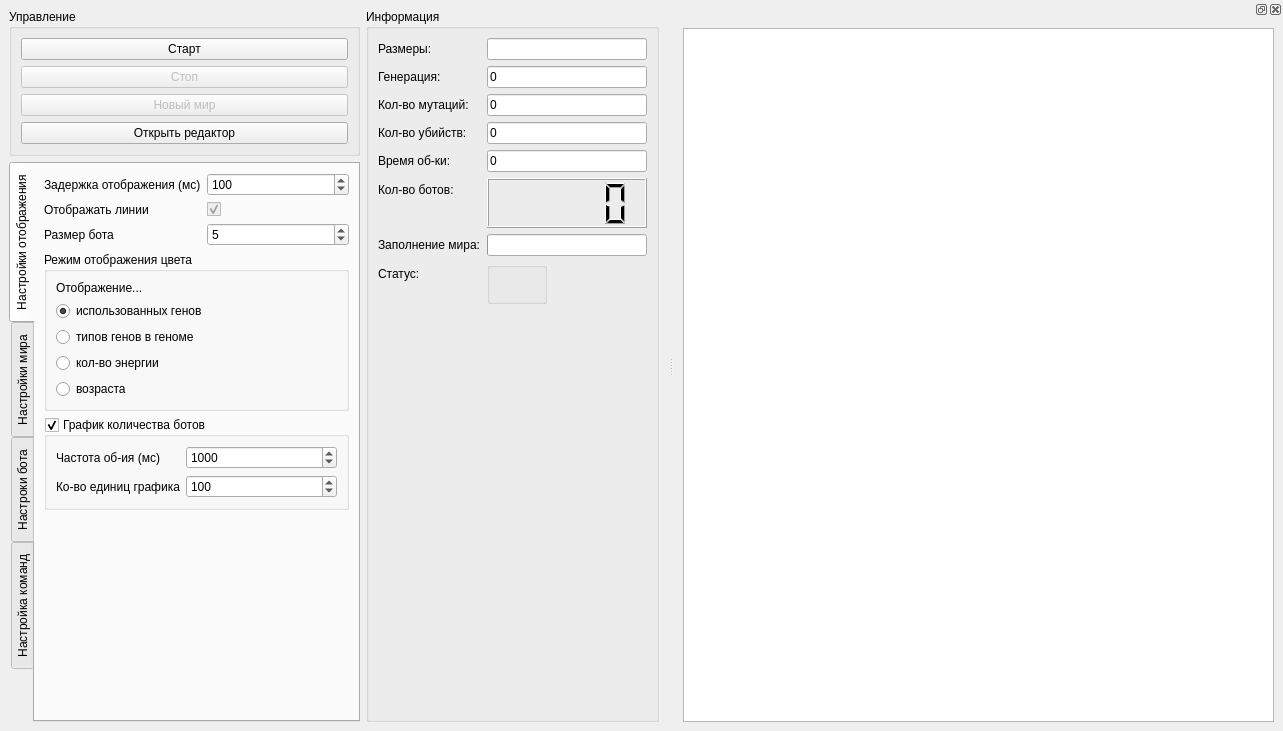
<?xml version="1.0" encoding="UTF-8"?>
<ui version="4.0">
 <class>MainWindow</class>
 <widget class="QMainWindow" name="MainWindow">
  <property name="geometry">
   <rect>
    <x>0</x>
    <y>0</y>
    <width>1283</width>
    <height>731</height>
   </rect>
  </property>
  <property name="sizePolicy">
   <sizepolicy hsizetype="Preferred" vsizetype="Preferred">
    <horstretch>0</horstretch>
    <verstretch>0</verstretch>
   </sizepolicy>
  </property>
  <property name="contextMenuPolicy">
   <enum>Qt::DefaultContextMenu</enum>
  </property>
  <property name="windowTitle">
   <string>Генетический мир</string>
  </property>
  <property name="whatsThis">
   <string/>
  </property>
  <widget class="QWidget" name="centralwidget">
   <property name="sizePolicy">
    <sizepolicy hsizetype="Maximum" vsizetype="Preferred">
     <horstretch>0</horstretch>
     <verstretch>0</verstretch>
    </sizepolicy>
   </property>
   <layout class="QGridLayout" name="gridLayout_2">
    <item row="0" column="0">
     <widget class="QGroupBox" name="groupBox">
      <property name="sizePolicy">
       <sizepolicy hsizetype="Preferred" vsizetype="Maximum">
        <horstretch>0</horstretch>
        <verstretch>0</verstretch>
       </sizepolicy>
      </property>
      <property name="maximumSize">
       <size>
        <width>16777215</width>
        <height>16777215</height>
       </size>
      </property>
      <property name="title">
       <string>Управление</string>
      </property>
      <layout class="QVBoxLayout" name="verticalLayout">
       <item>
        <widget class="QPushButton" name="startButton">
         <property name="text">
          <string>Старт</string>
         </property>
        </widget>
       </item>
       <item>
        <widget class="QPushButton" name="stopButton">
         <property name="enabled">
          <bool>false</bool>
         </property>
         <property name="text">
          <string>Стоп</string>
         </property>
        </widget>
       </item>
       <item>
        <widget class="QPushButton" name="newWorldButton">
         <property name="enabled">
          <bool>false</bool>
         </property>
         <property name="text">
          <string>Новый мир</string>
         </property>
        </widget>
       </item>
       <item>
        <widget class="QPushButton" name="openBotEditorButton">
         <property name="text">
          <string>Открыть редактор</string>
         </property>
        </widget>
       </item>
      </layout>
     </widget>
    </item>
    <item row="1" column="0" rowspan="2">
     <widget class="QTabWidget" name="tabWidget">
      <property name="sizePolicy">
       <sizepolicy hsizetype="Preferred" vsizetype="Preferred">
        <horstretch>0</horstretch>
        <verstretch>0</verstretch>
       </sizepolicy>
      </property>
      <property name="tabPosition">
       <enum>QTabWidget::West</enum>
      </property>
      <property name="currentIndex">
       <number>0</number>
      </property>
      <widget class="QWidget" name="tab_3">
       <attribute name="title">
        <string>Настройки отображения</string>
       </attribute>
       <layout class="QFormLayout" name="formLayout_7">
        <item row="0" column="0">
         <widget class="QLabel" name="label">
          <property name="text">
           <string>Задержка отображения (мс)</string>
          </property>
         </widget>
        </item>
        <item row="0" column="1">
         <widget class="QSpinBox" name="timerInterval">
          <property name="minimum">
           <number>10</number>
          </property>
          <property name="maximum">
           <number>1000</number>
          </property>
          <property name="value">
           <number>100</number>
          </property>
         </widget>
        </item>
        <item row="1" column="0">
         <widget class="QLabel" name="label_11">
          <property name="text">
           <string>Отображать линии</string>
          </property>
         </widget>
        </item>
        <item row="1" column="1">
         <widget class="QCheckBox" name="draw_lines">
          <property name="enabled">
           <bool>false</bool>
          </property>
          <property name="text">
           <string/>
          </property>
          <property name="checked">
           <bool>true</bool>
          </property>
         </widget>
        </item>
        <item row="2" column="0">
         <widget class="QLabel" name="label_14">
          <property name="text">
           <string>Размер бота</string>
          </property>
         </widget>
        </item>
        <item row="2" column="1">
         <widget class="QSpinBox" name="bot_size">
          <property name="minimum">
           <number>1</number>
          </property>
          <property name="value">
           <number>5</number>
          </property>
         </widget>
        </item>
        <item row="3" column="0" colspan="2">
         <widget class="QGroupBox" name="groupBox_5">
          <property name="title">
           <string>Режим отображения цвета</string>
          </property>
          <layout class="QVBoxLayout" name="verticalLayout_2">
           <item>
            <widget class="QLabel" name="label_17">
             <property name="text">
              <string>Отображение...</string>
             </property>
            </widget>
           </item>
           <item>
            <widget class="QRadioButton" name="radioColorByUsedGens">
             <property name="text">
              <string>использованных генов</string>
             </property>
             <property name="checked">
              <bool>true</bool>
             </property>
            </widget>
           </item>
           <item>
            <widget class="QRadioButton" name="radioColorByGensType">
             <property name="sizePolicy">
              <sizepolicy hsizetype="Preferred" vsizetype="Preferred">
               <horstretch>0</horstretch>
               <verstretch>0</verstretch>
              </sizepolicy>
             </property>
             <property name="text">
              <string>типов генов в геноме</string>
             </property>
             <property name="checked">
              <bool>false</bool>
             </property>
            </widget>
           </item>
           <item>
            <widget class="QRadioButton" name="radioColorByEnergyCount">
             <property name="sizePolicy">
              <sizepolicy hsizetype="Preferred" vsizetype="Preferred">
               <horstretch>0</horstretch>
               <verstretch>0</verstretch>
              </sizepolicy>
             </property>
             <property name="text">
              <string>кол-во энергии</string>
             </property>
            </widget>
           </item>
           <item>
            <widget class="QRadioButton" name="radioColorByOld">
             <property name="text">
              <string>возраста</string>
             </property>
            </widget>
           </item>
          </layout>
         </widget>
        </item>
        <item row="4" column="0" colspan="2">
         <widget class="QGroupBox" name="groupBox_graph">
          <property name="enabled">
           <bool>true</bool>
          </property>
          <property name="title">
           <string>График количества ботов</string>
          </property>
          <property name="flat">
           <bool>false</bool>
          </property>
          <property name="checkable">
           <bool>true</bool>
          </property>
          <layout class="QFormLayout" name="formLayout_4">
           <item row="0" column="0">
            <widget class="QLabel" name="label_21">
             <property name="text">
              <string>Частота об-ия (мс)</string>
             </property>
            </widget>
           </item>
           <item row="0" column="1">
            <widget class="QSpinBox" name="graph_freq">
             <property name="minimum">
              <number>100</number>
             </property>
             <property name="maximum">
              <number>1000000</number>
             </property>
             <property name="singleStep">
              <number>1000</number>
             </property>
             <property name="value">
              <number>1000</number>
             </property>
            </widget>
           </item>
           <item row="1" column="0">
            <widget class="QLabel" name="label_22">
             <property name="text">
              <string>Ко-во единиц графика</string>
             </property>
            </widget>
           </item>
           <item row="1" column="1">
            <widget class="QSpinBox" name="graph_count">
             <property name="minimum">
              <number>2</number>
             </property>
             <property name="maximum">
              <number>1000</number>
             </property>
             <property name="value">
              <number>100</number>
             </property>
            </widget>
           </item>
          </layout>
         </widget>
        </item>
       </layout>
      </widget>
      <widget class="QWidget" name="tab_4">
       <attribute name="title">
        <string>Настройки мира</string>
       </attribute>
       <layout class="QFormLayout" name="formLayout">
        <item row="0" column="0">
         <widget class="QLabel" name="label_7">
          <property name="text">
           <string>Задержка об-ки (мс)</string>
          </property>
         </widget>
        </item>
        <item row="0" column="1">
         <widget class="QSpinBox" name="process_delay">
          <property name="minimum">
           <number>0</number>
          </property>
          <property name="maximum">
           <number>1000</number>
          </property>
          <property name="singleStep">
           <number>1</number>
          </property>
          <property name="value">
           <number>1</number>
          </property>
         </widget>
        </item>
        <item row="1" column="0">
         <widget class="QLabel" name="label_12">
          <property name="text">
           <string>Части мира</string>
          </property>
         </widget>
        </item>
        <item row="1" column="1">
         <widget class="QSpinBox" name="world_parts_count">
          <property name="minimum">
           <number>2</number>
          </property>
          <property name="maximum">
           <number>100</number>
          </property>
          <property name="value">
           <number>10</number>
          </property>
         </widget>
        </item>
        <item row="2" column="0">
         <widget class="QLabel" name="label_13">
          <property name="text">
           <string>Энергия первой части мира фотосинтеза</string>
          </property>
         </widget>
        </item>
        <item row="2" column="1">
         <widget class="QSpinBox" name="startWorldPhotosynthesis">
          <property name="minimum">
           <number>2</number>
          </property>
          <property name="maximum">
           <number>50</number>
          </property>
          <property name="value">
           <number>7</number>
          </property>
         </widget>
        </item>
        <item row="3" column="0">
         <widget class="QLabel" name="label_31">
          <property name="text">
           <string>Энергия первой части мира минералов</string>
          </property>
         </widget>
        </item>
        <item row="3" column="1">
         <widget class="QSpinBox" name="starWorldMinerals">
          <property name="minimum">
           <number>1</number>
          </property>
          <property name="maximum">
           <number>100</number>
          </property>
          <property name="value">
           <number>3</number>
          </property>
         </widget>
        </item>
        <item row="4" column="0">
         <widget class="QLabel" name="label_32">
          <property name="text">
           <string>Размер части минералов</string>
          </property>
         </widget>
        </item>
        <item row="4" column="1">
         <widget class="QSpinBox" name="mineralsPartSize">
          <property name="maximum">
           <number>100</number>
          </property>
          <property name="value">
           <number>3</number>
          </property>
         </widget>
        </item>
        <item row="5" column="0">
         <widget class="QLabel" name="label_33">
          <property name="text">
           <string>Включить органику</string>
          </property>
         </widget>
        </item>
        <item row="5" column="1">
         <widget class="QCheckBox" name="organic">
          <property name="text">
           <string/>
          </property>
          <property name="checkable">
           <bool>true</bool>
          </property>
          <property name="checked">
           <bool>true</bool>
          </property>
         </widget>
        </item>
        <item row="6" column="0">
         <widget class="QLabel" name="label_24">
          <property name="text">
           <string>Макс. продолж. жизни орг-ки</string>
          </property>
         </widget>
        </item>
        <item row="6" column="1">
         <widget class="QSpinBox" name="max_organic_old">
          <property name="minimum">
           <number>1</number>
          </property>
          <property name="maximum">
           <number>16777215</number>
          </property>
          <property name="value">
           <number>1000</number>
          </property>
         </widget>
        </item>
       </layout>
      </widget>
      <widget class="QWidget" name="tab">
       <attribute name="title">
        <string>Настроки бота</string>
       </attribute>
       <layout class="QFormLayout" name="formLayout_2">
        <item row="0" column="0">
         <widget class="QLabel" name="label_2">
          <property name="text">
           <string>Размер генома</string>
          </property>
         </widget>
        </item>
        <item row="0" column="1">
         <widget class="QSpinBox" name="genome_len">
          <property name="minimum">
           <number>1</number>
          </property>
          <property name="value">
           <number>50</number>
          </property>
         </widget>
        </item>
        <item row="1" column="0">
         <widget class="QLabel" name="label_3">
          <property name="text">
           <string>Макс. кол-во энергии</string>
          </property>
         </widget>
        </item>
        <item row="1" column="1">
         <widget class="QSpinBox" name="max_energy">
          <property name="minimum">
           <number>1</number>
          </property>
          <property name="maximum">
           <number>10000</number>
          </property>
          <property name="value">
           <number>100</number>
          </property>
         </widget>
        </item>
        <item row="2" column="0">
         <widget class="QLabel" name="label_8">
          <property name="text">
           <string>Шанс мутации гена</string>
          </property>
         </widget>
        </item>
        <item row="2" column="1">
         <widget class="QDoubleSpinBox" name="mutation_chance">
          <property name="minimum">
           <double>0.000000000000000</double>
          </property>
          <property name="maximum">
           <double>1.000000000000000</double>
          </property>
          <property name="singleStep">
           <double>0.100000000000000</double>
          </property>
          <property name="value">
           <double>0.100000000000000</double>
          </property>
         </widget>
        </item>
        <item row="3" column="0">
         <widget class="QLabel" name="label_15">
          <property name="text">
           <string>Макс. продолж. жизни бота</string>
          </property>
         </widget>
        </item>
        <item row="3" column="1">
         <widget class="QSpinBox" name="max_old">
          <property name="minimum">
           <number>2</number>
          </property>
          <property name="maximum">
           <number>16777215</number>
          </property>
          <property name="value">
           <number>1000</number>
          </property>
         </widget>
        </item>
        <item row="4" column="0">
         <widget class="QLabel" name="label_27">
          <property name="text">
           <string>Энергия нового бота</string>
          </property>
         </widget>
        </item>
        <item row="4" column="1">
         <widget class="QSpinBox" name="new_bot_energy">
          <property name="minimum">
           <number>1</number>
          </property>
          <property name="maximum">
           <number>10000</number>
          </property>
          <property name="value">
           <number>10</number>
          </property>
         </widget>
        </item>
        <item row="5" column="0">
         <widget class="QLabel" name="label_28">
          <property name="text">
           <string>Энергия органики</string>
          </property>
         </widget>
        </item>
        <item row="5" column="1">
         <widget class="QSpinBox" name="organicEnergy">
          <property name="minimum">
           <number>1</number>
          </property>
          <property name="maximum">
           <number>10000</number>
          </property>
          <property name="value">
           <number>100</number>
          </property>
         </widget>
        </item>
        <item row="6" column="0">
         <widget class="QLabel" name="label_29">
          <property name="text">
           <string>Стоимость минерала (1/m)</string>
          </property>
         </widget>
        </item>
        <item row="6" column="1">
         <widget class="QSpinBox" name="mineralPrice">
          <property name="value">
           <number>4</number>
          </property>
         </widget>
        </item>
        <item row="7" column="0">
         <widget class="QLabel" name="label_30">
          <property name="text">
           <string>Стоимость репродукции</string>
          </property>
         </widget>
        </item>
        <item row="7" column="1">
         <widget class="QSpinBox" name="reproductionPrice">
          <property name="minimum">
           <number>1</number>
          </property>
          <property name="maximum">
           <number>10000</number>
          </property>
          <property name="value">
           <number>80</number>
          </property>
         </widget>
        </item>
        <item row="8" column="0" colspan="2">
         <widget class="QGroupBox" name="groupBox_7">
          <property name="title">
           <string>Настройка первого бота</string>
          </property>
          <layout class="QFormLayout" name="formLayout_6">
           <item row="0" column="0">
            <widget class="QLabel" name="label_25">
             <property name="text">
              <string>Энергия</string>
             </property>
            </widget>
           </item>
           <item row="0" column="1">
            <widget class="QSpinBox" name="first_bot_energy">
             <property name="minimum">
              <number>1</number>
             </property>
             <property name="maximum">
              <number>10000</number>
             </property>
             <property name="value">
              <number>10</number>
             </property>
            </widget>
           </item>
           <item row="1" column="0">
            <widget class="QLabel" name="label_26">
             <property name="text">
              <string>Направление</string>
             </property>
            </widget>
           </item>
           <item row="1" column="1">
            <widget class="QComboBox" name="first_bot_direction">
             <item>
              <property name="text">
               <string>Вверх</string>
              </property>
             </item>
             <item>
              <property name="text">
               <string>Вверх-вправо</string>
              </property>
             </item>
             <item>
              <property name="text">
               <string>Вправо</string>
              </property>
             </item>
             <item>
              <property name="text">
               <string>Вправо-вниз</string>
              </property>
             </item>
             <item>
              <property name="text">
               <string>Вниз</string>
              </property>
             </item>
             <item>
              <property name="text">
               <string>Вниз-влево</string>
              </property>
             </item>
             <item>
              <property name="text">
               <string>Влево</string>
              </property>
             </item>
             <item>
              <property name="text">
               <string>Влево-вверх</string>
              </property>
             </item>
            </widget>
           </item>
          </layout>
         </widget>
        </item>
       </layout>
      </widget>
      <widget class="QWidget" name="tab_6">
       <attribute name="title">
        <string>Настройка команд</string>
       </attribute>
       <layout class="QGridLayout" name="gridLayout_3">
        <item row="0" column="0">
         <widget class="QTabWidget" name="tabWidget_2">
          <property name="currentIndex">
           <number>0</number>
          </property>
          <widget class="QWidget" name="tab_7">
           <attribute name="title">
            <string>Украсть</string>
           </attribute>
           <layout class="QFormLayout" name="formLayout_5">
            <item row="0" column="0">
             <widget class="QLabel" name="label_18">
              <property name="toolTip">
               <string>&lt;html&gt;&lt;head/&gt;&lt;body&gt;&lt;p&gt;Коэффициент команды &amp;quot;съесть&amp;quot; - коэффициент для расчета силы команды eat, по формуле&lt;/p&gt;&lt;p&gt;eat_power = max_energy * eat_k&lt;/p&gt;&lt;/body&gt;&lt;/html&gt;</string>
              </property>
              <property name="text">
               <string>Коэффициент</string>
              </property>
             </widget>
            </item>
            <item row="0" column="1">
             <widget class="QDoubleSpinBox" name="eat_k">
              <property name="maximum">
               <double>1.000000000000000</double>
              </property>
              <property name="singleStep">
               <double>0.100000000000000</double>
              </property>
              <property name="value">
               <double>0.300000000000000</double>
              </property>
             </widget>
            </item>
           </layout>
          </widget>
          <widget class="QWidget" name="tab_8">
           <attribute name="title">
            <string>Атака мутацией</string>
           </attribute>
           <layout class="QFormLayout" name="formLayout_9">
            <item row="0" column="0">
             <widget class="QLabel" name="label_23">
              <property name="text">
               <string>Шанс мутации</string>
              </property>
             </widget>
            </item>
            <item row="0" column="1">
             <widget class="QDoubleSpinBox" name="mutateAttackChance">
              <property name="maximum">
               <double>1.000000000000000</double>
              </property>
              <property name="singleStep">
               <double>0.100000000000000</double>
              </property>
              <property name="value">
               <double>0.500000000000000</double>
              </property>
             </widget>
            </item>
           </layout>
          </widget>
         </widget>
        </item>
       </layout>
      </widget>
     </widget>
    </item>
    <item row="0" column="1" rowspan="3">
     <widget class="QGroupBox" name="informationGroupBox">
      <property name="sizePolicy">
       <sizepolicy hsizetype="Preferred" vsizetype="Preferred">
        <horstretch>0</horstretch>
        <verstretch>0</verstretch>
       </sizepolicy>
      </property>
      <property name="minimumSize">
       <size>
        <width>0</width>
        <height>0</height>
       </size>
      </property>
      <property name="title">
       <string>Информация</string>
      </property>
      <layout class="QFormLayout" name="formLayout_3">
       <item row="0" column="0">
        <widget class="QLabel" name="label_4">
         <property name="text">
          <string>Размеры: </string>
         </property>
        </widget>
       </item>
       <item row="0" column="1">
        <widget class="QLineEdit" name="sizeLabel">
         <property name="readOnly">
          <bool>true</bool>
         </property>
        </widget>
       </item>
       <item row="1" column="0">
        <widget class="QLabel" name="label_6">
         <property name="text">
          <string>Генерация:</string>
         </property>
        </widget>
       </item>
       <item row="1" column="1">
        <widget class="QLineEdit" name="generation">
         <property name="text">
          <string>0</string>
         </property>
         <property name="readOnly">
          <bool>true</bool>
         </property>
        </widget>
       </item>
       <item row="2" column="0">
        <widget class="QLabel" name="label_9">
         <property name="text">
          <string>Кол-во мутаций:</string>
         </property>
        </widget>
       </item>
       <item row="2" column="1">
        <widget class="QLineEdit" name="mutation_count">
         <property name="text">
          <string>0</string>
         </property>
         <property name="readOnly">
          <bool>true</bool>
         </property>
        </widget>
       </item>
       <item row="3" column="0">
        <widget class="QLabel" name="label_16">
         <property name="text">
          <string>Кол-во убийств:</string>
         </property>
        </widget>
       </item>
       <item row="3" column="1">
        <widget class="QLineEdit" name="kill_count">
         <property name="enabled">
          <bool>true</bool>
         </property>
         <property name="text">
          <string>0</string>
         </property>
         <property name="readOnly">
          <bool>true</bool>
         </property>
        </widget>
       </item>
       <item row="4" column="0">
        <widget class="QLabel" name="label_20">
         <property name="text">
          <string>Время об-ки:</string>
         </property>
        </widget>
       </item>
       <item row="4" column="1">
        <widget class="QLineEdit" name="processing_time">
         <property name="text">
          <string>0</string>
         </property>
        </widget>
       </item>
       <item row="5" column="0">
        <widget class="QLabel" name="label_5">
         <property name="text">
          <string>Кол-во ботов:</string>
         </property>
        </widget>
       </item>
       <item row="5" column="1">
        <widget class="QLCDNumber" name="bot_count">
         <property name="minimumSize">
          <size>
           <width>160</width>
           <height>50</height>
          </size>
         </property>
         <property name="intValue" stdset="0">
          <number>0</number>
         </property>
        </widget>
       </item>
       <item row="6" column="0">
        <widget class="QLabel" name="label_19">
         <property name="text">
          <string>Заполнение мира:</string>
         </property>
        </widget>
       </item>
       <item row="6" column="1">
        <widget class="QProgressBar" name="bot_completion">
         <property name="value">
          <number>0</number>
         </property>
         <property name="format">
          <string/>
         </property>
        </widget>
       </item>
       <item row="7" column="0">
        <widget class="QLabel" name="label_10">
         <property name="text">
          <string>Статус:</string>
         </property>
        </widget>
       </item>
       <item row="7" column="1">
        <widget class="QGroupBox" name="statusGroupBox">
         <property name="sizePolicy">
          <sizepolicy hsizetype="Maximum" vsizetype="Preferred">
           <horstretch>0</horstretch>
           <verstretch>0</verstretch>
          </sizepolicy>
         </property>
         <property name="title">
          <string/>
         </property>
         <layout class="QHBoxLayout" name="horizontalLayout">
          <item>
           <widget class="QWidget" name="processTimeLed" native="true">
            <property name="sizePolicy">
             <sizepolicy hsizetype="Maximum" vsizetype="Preferred">
              <horstretch>0</horstretch>
              <verstretch>0</verstretch>
             </sizepolicy>
            </property>
            <property name="minimumSize">
             <size>
              <width>15</width>
              <height>15</height>
             </size>
            </property>
            <property name="toolTip">
             <string>&lt;html&gt;&lt;head/&gt;&lt;body&gt;&lt;p&gt;&lt;span style=&quot; color:#00ff00;&quot;&gt;Зеленый&lt;/span&gt; цвет - мир успевает обрабатываться&lt;/p&gt;&lt;p&gt;&lt;span style=&quot; color:#ff0000;&quot;&gt;Красный&lt;/span&gt; цвет - мир не успевает обрабатываться&lt;/p&gt;&lt;/body&gt;&lt;/html&gt;</string>
            </property>
            <property name="statusTip">
             <string/>
            </property>
           </widget>
          </item>
          <item>
           <widget class="QWidget" name="statusLed" native="true">
            <property name="sizePolicy">
             <sizepolicy hsizetype="Minimum" vsizetype="Preferred">
              <horstretch>0</horstretch>
              <verstretch>0</verstretch>
             </sizepolicy>
            </property>
            <property name="minimumSize">
             <size>
              <width>15</width>
              <height>15</height>
             </size>
            </property>
            <property name="toolTip">
             <string>&lt;html&gt;&lt;head/&gt;&lt;body&gt;&lt;p&gt;&lt;span style=&quot; color:#00ff00;&quot;&gt;Зеленый&lt;/span&gt; цвет - мир работает&lt;/p&gt;&lt;p&gt;&lt;span style=&quot; color:#ff8000;&quot;&gt;Оранжевый&lt;/span&gt; цвет - мир остановлен&lt;/p&gt;&lt;p&gt;&lt;span style=&quot; color:#ff0000;&quot;&gt;Красный&lt;/span&gt; цвет - все боты погибли&lt;/p&gt;&lt;/body&gt;&lt;/html&gt;</string>
            </property>
           </widget>
          </item>
         </layout>
        </widget>
       </item>
       <item row="8" column="0" colspan="2">
        <widget class="QWidget" name="historyView" native="true">
         <property name="sizePolicy">
          <sizepolicy hsizetype="Expanding" vsizetype="Expanding">
           <horstretch>0</horstretch>
           <verstretch>0</verstretch>
          </sizepolicy>
         </property>
         <property name="minimumSize">
          <size>
           <width>0</width>
           <height>0</height>
          </size>
         </property>
        </widget>
       </item>
      </layout>
     </widget>
    </item>
   </layout>
  </widget>
  <widget class="QDockWidget" name="dockWidget">
   <property name="sizePolicy">
    <sizepolicy hsizetype="Minimum" vsizetype="Preferred">
     <horstretch>0</horstretch>
     <verstretch>0</verstretch>
    </sizepolicy>
   </property>
   <attribute name="dockWidgetArea">
    <number>2</number>
   </attribute>
   <widget class="QWidget" name="dockWidgetContents">
    <property name="sizePolicy">
     <sizepolicy hsizetype="Minimum" vsizetype="Preferred">
      <horstretch>0</horstretch>
      <verstretch>0</verstretch>
     </sizepolicy>
    </property>
    <layout class="QGridLayout" name="gridLayout">
     <item row="0" column="0">
      <widget class="QGraphicsView" name="DrawArea">
       <property name="enabled">
        <bool>true</bool>
       </property>
       <property name="sizePolicy">
        <sizepolicy hsizetype="Preferred" vsizetype="Preferred">
         <horstretch>0</horstretch>
         <verstretch>0</verstretch>
        </sizepolicy>
       </property>
       <property name="whatsThis">
        <string>Для того, что бы выделить бота, остановите симуляцию</string>
       </property>
       <property name="autoFillBackground">
        <bool>false</bool>
       </property>
       <property name="frameShape">
        <enum>QFrame::StyledPanel</enum>
       </property>
       <property name="frameShadow">
        <enum>QFrame::Plain</enum>
       </property>
       <property name="verticalScrollBarPolicy">
        <enum>Qt::ScrollBarAlwaysOff</enum>
       </property>
       <property name="horizontalScrollBarPolicy">
        <enum>Qt::ScrollBarAlwaysOff</enum>
       </property>
       <property name="sizeAdjustPolicy">
        <enum>QAbstractScrollArea::AdjustIgnored</enum>
       </property>
       <property name="interactive">
        <bool>true</bool>
       </property>
       <property name="renderHints">
        <set>QPainter::Antialiasing</set>
       </property>
       <property name="cacheMode">
        <set>QGraphicsView::CacheNone</set>
       </property>
      </widget>
     </item>
    </layout>
   </widget>
  </widget>
 </widget>
 <resources/>
 <connections/>
</ui>
